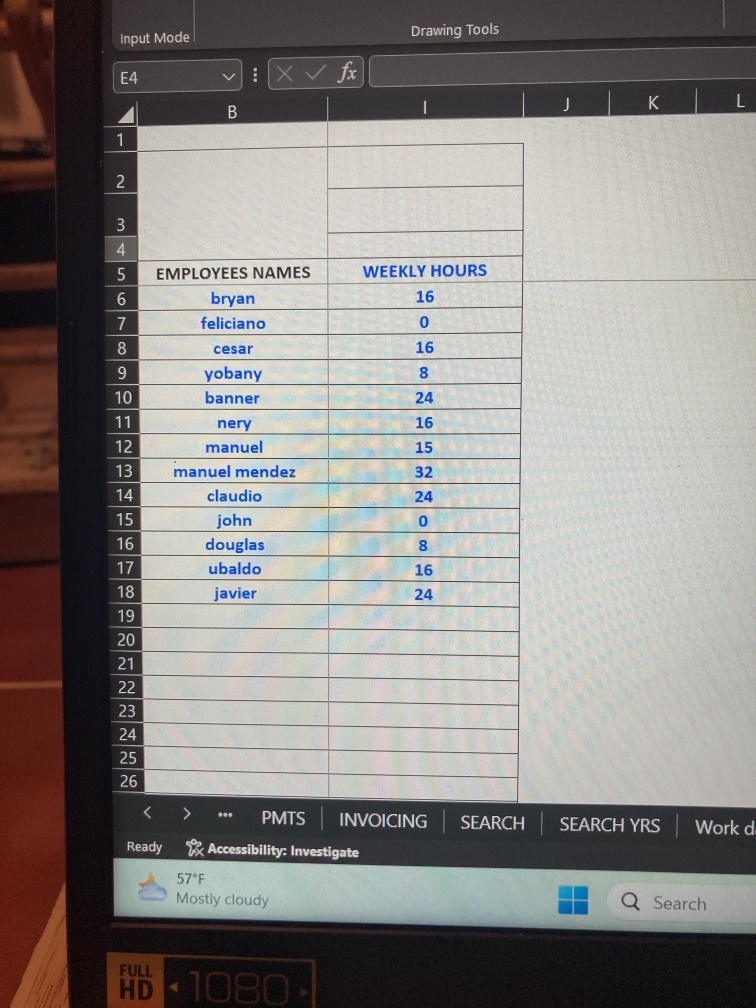
#> input picture hours2.jpg, 3024 x 4032 px (shown at 1/4 size)
$ python -i scanner.py   (imports and definitions only)
#> lines starting #> are read from the running program, lines starting #| are printed output that depends on the picture; after the words box and inside, x2 and y2 are one past the last pixel; in counts of white or black regions, pixels touching at a corner belong together
#> further down, picture is the input picture: shape (4032, 3024, 3); mean B, G, R 132.4, 135.5, 138.8
import cv2, pytesseract
import numpy as np
from PIL import Image


class Scanner:
    def __init__(self, min_area=10, text_color=(245, 0, 0)):
        self.min_area = min_area
        self.text_color = text_color

    # [59 lines left out: functions generate_timesheet, get_bbox, not called in this run]

    def process(self, image):
        lower, upper = self._get_color_bounds(rgb_value=(245, 0, 0))
        image = image[: int(image.shape[0] * 0.85), :]
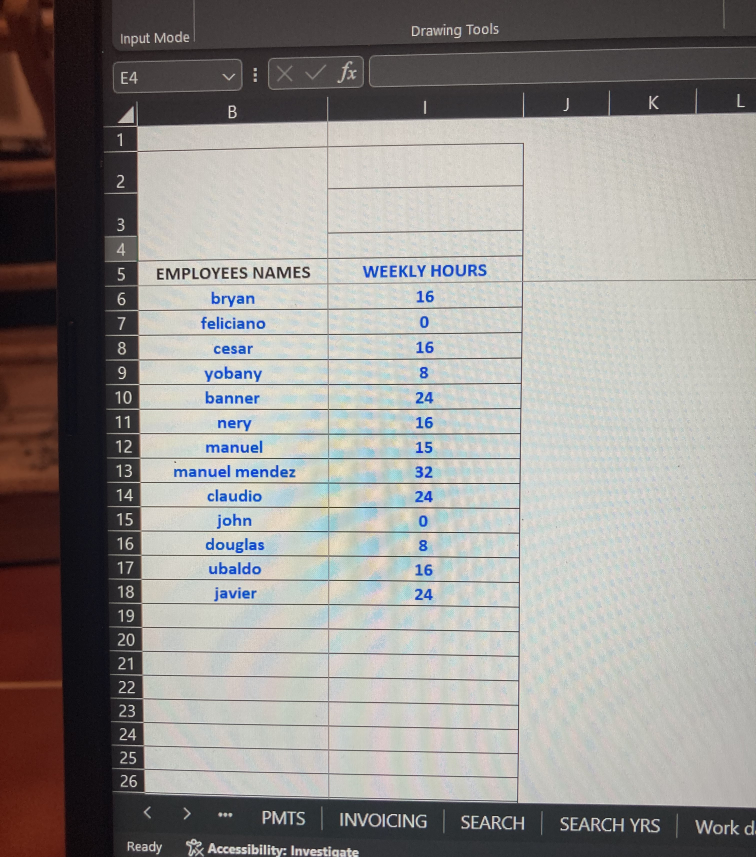
#> image: shape (3427, 3024, 3) (shown at 1/4 size); mean of channels 0, 1, 2 143.3, 146.5, 149.6; drawn as B, G, R
        image = cv2.bilateralFilter(image, 11, 17, 17)
        thresh = cv2.threshold(image, 145, 255, cv2.THRESH_BINARY)[1]
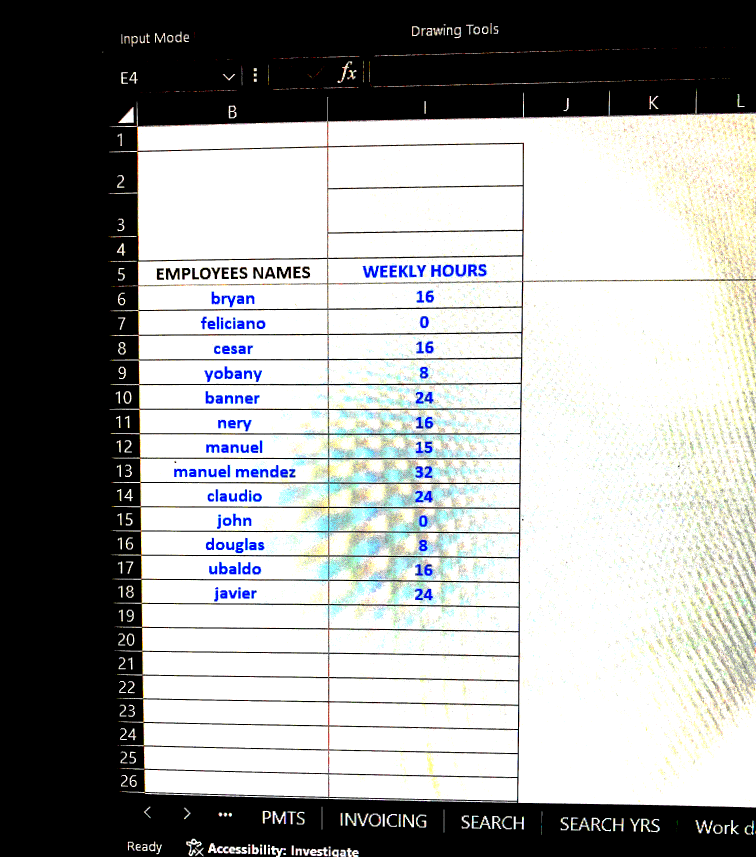
#> thresh: shape (3427, 3024, 3) (shown at 1/4 size); mean of channels 0, 1, 2 157.6, 158.6, 157.4; drawn as B, G, R

        hsvImage = cv2.cvtColor(thresh, cv2.COLOR_BGR2HSV)
#> hsvImage: shape (3427, 3024, 3); mean H, S, V 1.9, 7.2, 161.2

        mask = cv2.inRange(hsvImage, lower, upper)
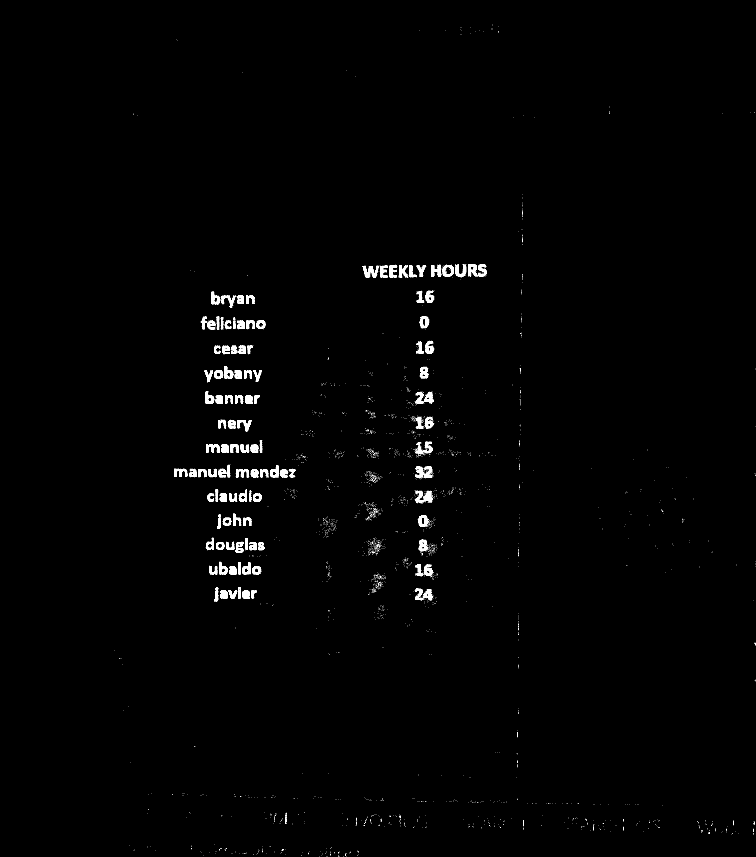
#> mask: shape (3427, 3024) (shown at 1/4 size); 0.81% white; 3868 white regions (3741 under 20 px), largest, box (x1, y1, x2, y2) and area: (1449, 1063, 1516, 1112) 1445, (1872, 1056, 1911, 1106) 1118, (1725, 1059, 1765, 1108) 1086

        binr = cv2.threshold(mask, 0, 255, cv2.THRESH_BINARY + cv2.THRESH_OTSU)[1]
        kernel = np.ones((2, 2), np.uint8)
        erosion = cv2.morphologyEx(mask, cv2.MORPH_OPEN, kernel, iterations=1)
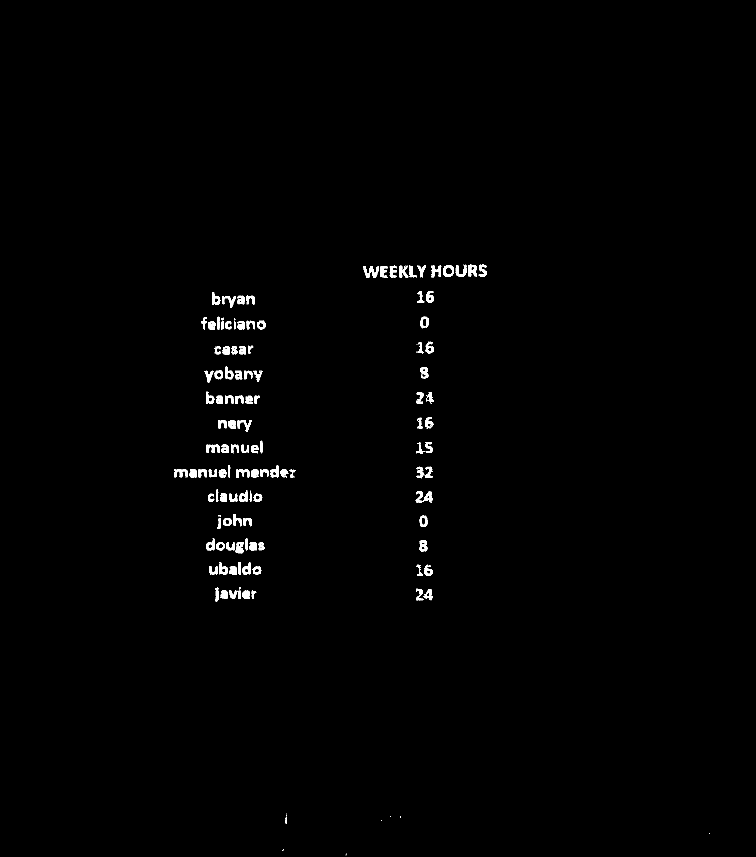
#> erosion: shape (3427, 3024) (shown at 1/4 size); 0.69% white; 301 white regions (166 under 20 px), largest, box (x1, y1, x2, y2) and area: (1874, 1058, 1908, 1106) 1046, (1772, 1060, 1816, 1107) 991, (826, 1779, 878, 1812) 935
        return mask, erosion

    def _get_color_bounds(self, rgb_value):
        c = np.uint8([[rgb_value]])
        hsvC = cv2.cvtColor(c, cv2.COLOR_BGR2HSV)

        lowerLimit = hsvC[0][0][0] - 10, 100, 100
        upperLimit = hsvC[0][0][0] + 10, 255, 255

        lowerLimit = np.array(lowerLimit, dtype=np.uint8)
        upperLimit = np.array(upperLimit, dtype=np.uint8)

        return lowerLimit, upperLimit

>>> import cv2
>>> picture = cv2.imread('hours2.jpg')
>>> result = Scanner().process(picture)
